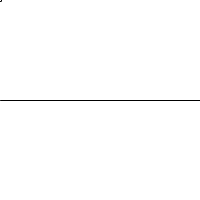
Frame 1 (no input)
Frame 60 (the mouse pressed at the canvas centre just before this capture): identical to frame 1, image omitted
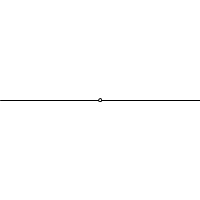
Frame 120 (the mouse held since frame 60 and released just before this capture)

The Processing sketch that drew these frames (run headless with seeded random() and noise(); from frame 60 on, the mouse is pressed at the canvas centre):

// Processing sketch: converter
// ── converter.pde
void setup() {}

void settings() {
  size(200,200);
  
}

void draw() {
  background(255);
  line(0,100,width,100);
  ellipse(mouseX,mouseY,3,3);
  
}

float tempConverter(float f) {
  float c = f-32*(5.0/9.0);
  
  return c;
  
}
